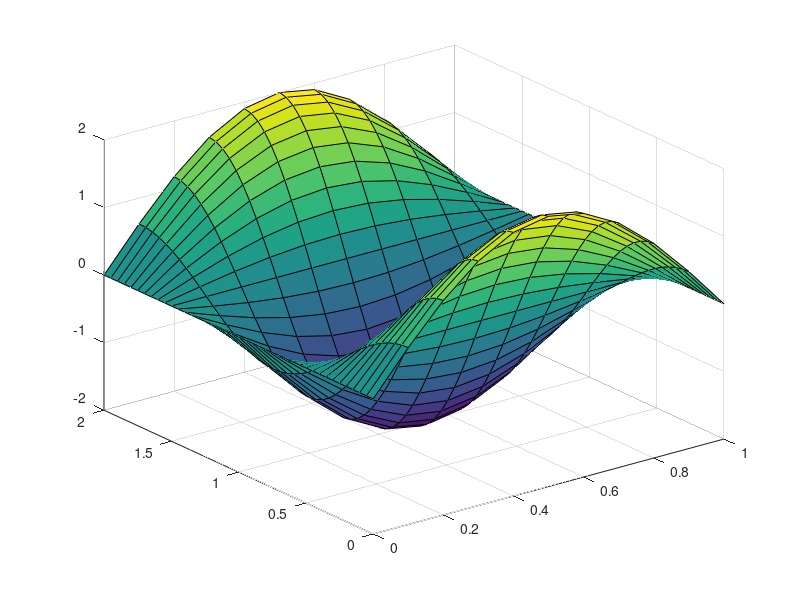

Write the MATLAB code that produced this figure. (Note: this script raises an error after producing the figure.)
% 定义 x 和 y 的范围（根据需求调整范围）
x = linspace(0, 1, 11);  % 示例范围：0 ≤ x ≤ 1
y = linspace(0, 2, 41);  % 示例范围：0 ≤ y ≤ 1
[X, Y] = meshgrid(x, y);  % 生成网格点

% 计算函数值 u(x, y)
Z = sin(pi*(X-Y))+sin(pi*(X+Y));

% 绘制三维曲面图
figure;
surf(X, Y, Z);
alpha(0.5);
title('精确解：u(x,y)=sin(pi(x-t))+sin(pi(x+t))');
xlabel('x');
ylabel('t');
zlabel('u(x,t)');
colorbar;% 显示颜色条
%shading interp;  % 平滑颜色过渡
%shading flat;
colormap jet;

% 调整视角（可选）
view(75, 25);     % 方位角30°，俯仰角45°
